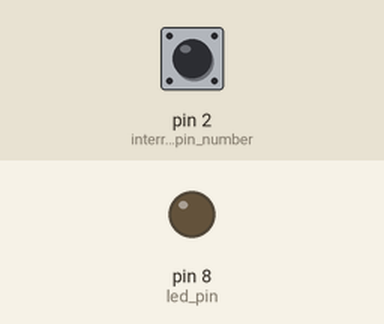
Recording of a sketch running on a simulated Arduino Uno, built with avr-gcc and run on an emulated ATmega328P. On the bench: output pins drawn as LEDs (lit = HIGH). The inputs (shaded band) are chosen by the test bench; at power-on: pin 2 (interrupt_pin_number) HIGH.

Above: at 1.2 s.
1.3 s: pin 2 (interrupt_pin_number) pulled LOW for 0.15 s
At 1.37 s:
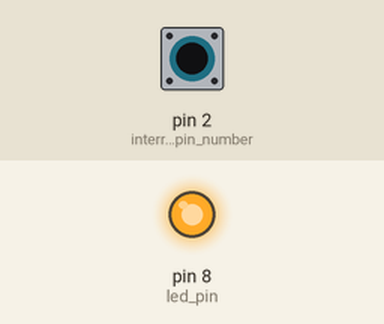
2.9 s: pin 2 (interrupt_pin_number) pulled LOW for 3.2 s
At 7.5 s:
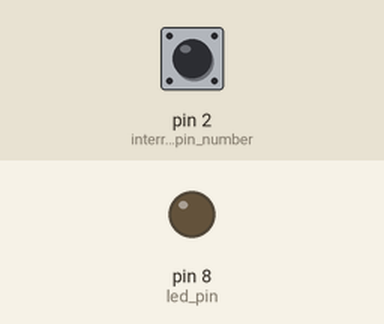
Timing chart, 0 to 9.0 s (numbered marks = the images above; inputs shaded):
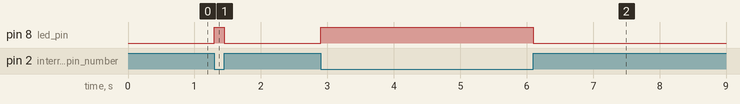

The sketch:

LED_control_by_push_button.ino
```cpp
const int led_pin = 8; // the input pin
const int interrupt_pin_number = 2;
volatile byte led_state = LOW;


void setup()
{
  pinMode(led_pin, OUTPUT);
  pinMode(interrupt_pin_number, INPUT_PULLUP);
  attachInterrupt (digitalPinToInterrupt(interrupt_pin_number), ISR_blink, CHANGE);
}

void loop()
{
    digitalWrite(led_pin, led_state);
}

void ISR_blink(){
  led_state = ~led_state;
}
```

Measured:
- after the input at 1.3 s, pin 8 (led_pin): LOW → HIGH at once, → LOW 0.15 s later
- after the input at 2.9 s, pin 8 (led_pin): LOW → HIGH at once, → LOW 3.2 s later
